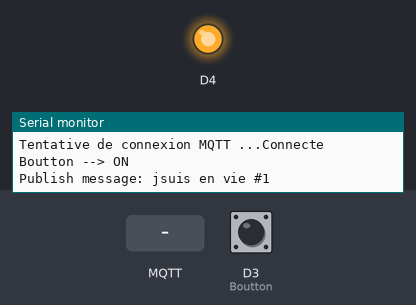
A sketch run on a simulated ESP8266 (NodeMCU). Parts: output pins drawn as LEDs (lit = HIGH, except the on-board LED, lit = LOW), the last lines printed to the serial monitor. The test bench sets the inputs (shaded band); at power-on: D3 (Boutton) HIGH. WiFi joins after 1.5 s; servers stay silent unless stated; random numbers use the default seed unless the sketch sets one; no MQTT or app messages arrive unless stated.

Above: at 2.7 s.
2.8 s: MQTT message "OFF" arrives on the first subscribed topic
At 3.2 s:
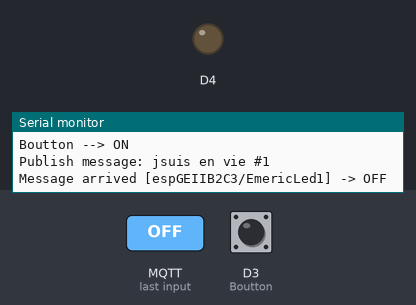
5.9 s: MQTT message "ON" arrives on the first subscribed topic
At 6.8 s:
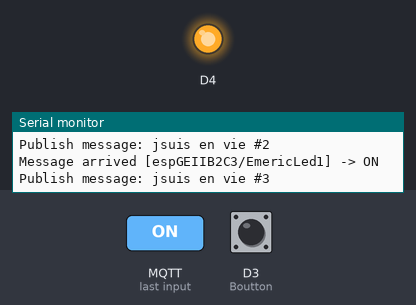
Timing chart, 0 to 8.9 s (numbered marks = the images above; inputs shaded):
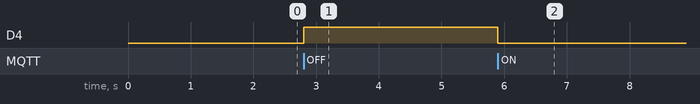

Measured:
- after the input at 2.8 s, D4: LOW → HIGH at once
- after the input at 5.9 s, D4: HIGH → LOW at once

The sketch:

V0.ino
```cpp
#include <ESP8266WiFi.h>
#include <PubSubClient.h>

#define Boutton D3

const char* ssid = "GEWIFITP1";
const char* password = "geiigeii";
const char* mqtt_server = "192.168.0.9"; // Adresse du serveur

WiFiClient espClient; //creation objet Wifi
PubSubClient client(espClient); //creation objet pubsub avec specifite de l'objet wifi
unsigned long lastMsg = 0;
#define MSG_BUFFER_SIZE  (50)
char msg[MSG_BUFFER_SIZE], msgmil[MSG_BUFFER_SIZE], msgddos[MSG_BUFFER_SIZE];
int value = 0, valuemil = 0;

bool LastStateButton = 0;
String MonESP = "";
int kc =0;

void setup() {
  pinMode(BUILTIN_LED, OUTPUT);
  pinMode(Boutton, INPUT_PULLUP);
  Serial.begin(115200);
  setup_wifi();
  client.setServer(mqtt_server, 1883);
  client.setCallback(callback); // initialisation du callback
}

void setup_wifi() {

  delay(10);
  Serial.println();
  Serial.print("Connecting to ");
  Serial.println(ssid);

  WiFi.mode(WIFI_STA);
  WiFi.begin(ssid, password);

  while (WiFi.status() != WL_CONNECTED) {
    delay(500);
    Serial.print(".");
  }

  randomSeed(micros());

  Serial.println("");
  Serial.println("WiFi connected");
  Serial.println("IP address: ");
  Serial.println(WiFi.localIP());
  String MAC = WiFi.macAddress();
  MonESP = "espGEII" + MAC.substring(12, 14) + MAC.substring(15, 17) + "/";
  Serial.println(MAC);
  Serial.println(MonESP);
}

void callback(char* topic, byte* payload, unsigned int length) {
  payload[length] = 0;
  String stopic = (char*)topic; // On transforme le topic en string
  String spayload = (char*)payload; // On transforme le payload en string

  Serial.print("Message arrived [");
  Serial.print(stopic);
  Serial.print("] -> ");
  Serial.println(spayload);


  if (stopic == (MonESP + "EmericLed1").c_str()) { //On regarde le topic
    if (spayload == "ON") {       //On regarde apres le contenu du message
      digitalWrite(BUILTIN_LED, LOW); //La led est a l'envers, (Note that LOW is the voltage level
      // but actually the LED is on; this is because it is active low on the ESP-01)
    }
    else if (spayload == "OFF") {
      digitalWrite(BUILTIN_LED, HIGH);
    }
  }
}

void reconnect() {
  while (!client.connected()) {   //Tourne en boucle le temps que le client n'est pas connecte sur le serv mqtt
    Serial.print("Tentative de connexion MQTT ...");
    String clientId = "Emeric-";               // Juste pour savoir que c'est moi
    clientId += String(random(0xffff), HEX);  // Random avec la seed de connexion au wifi
    if (client.connect(clientId.c_str())) {
      Serial.println("Connecte");        // Connexion reussi

      client.publish((MonESP + "EmericTest").c_str(), "Connexion reussi");  // Sous la forme  -> client.publish("<topic>","<message>");
      client.publish((MonESP + "EmericLed1").c_str(), "Connexion reussi");
      client.publish((MonESP + "Lemillion").c_str(), "First Message");
      client.subscribe((MonESP + "EmericLed1").c_str());
      //client.subscribe("/#");
    } else {
      Serial.print("echoue, rc="); // Connexion echoue
      Serial.print(client.state());
      Serial.println(". Nouvelle tentative dans 5 secondes"); // Dans 5sec sa repart
      delay(5000);
    }
  }
}


void loop() {
  if (!client.connected()) {
    reconnect();
  }
  client.loop();

  int StateButton = digitalRead(Boutton);

  unsigned long now = millis();
  if (now - lastMsg > 2000) {
    lastMsg = now;
    ++value;
    snprintf (msg, MSG_BUFFER_SIZE, "jsuis en vie #%ld", value); // Pour voir si notre truc marche bien
    Serial.print("Publish message: ");
    Serial.println(msg);
    client.publish((MonESP + "EmericTest").c_str(), msg);
  }


  if (StateButton != LastStateButton) {
    if (StateButton == HIGH) {
      snprintf (msg, MSG_BUFFER_SIZE, "ON"); // Pour voir si notre truc marche bien
      Serial.print("Boutton --> ");
      Serial.println(msg);
      client.publish((MonESP + "EmericLed1").c_str(), msg);
    }
    else if (StateButton == LOW) {
      snprintf (msg, MSG_BUFFER_SIZE, "OFF"); // Pour voir si notre truc marche bien
      Serial.print("Boutton --> ");
      Serial.println(msg);
      client.publish((MonESP + "EmericLed1").c_str(), msg);
    }
    LastStateButton = StateButton;
  }

//  if (valuemil < 1000000) {
//    ++valuemil;
//    snprintf (msgmil, MSG_BUFFER_SIZE, "#%ld", valuemil);
//    client.publish((MonESP + "Lemillion").c_str(), msgmil);
//  }


}
```
